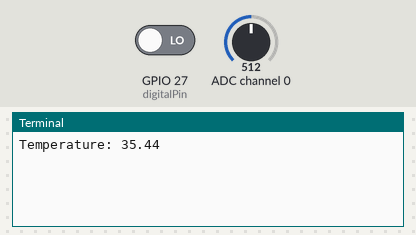
A program run on a simulated Raspberry Pi (BCM pin numbers). Shown: the last lines printed to the terminal. The test bench sets the inputs (shaded band); at power-on: ADC channel 0 = 512, GPIO 27 (digitalPin) LOW (analog values on the 0–1023 scale).

Above: at 1.2 s.
1.3 s: ADC channel 0 set to 716
At 2.2 s:
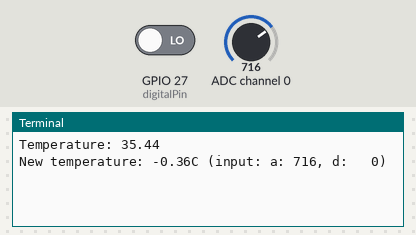
2.8 s: ADC channel 0 set to 0
At 3.4 s:
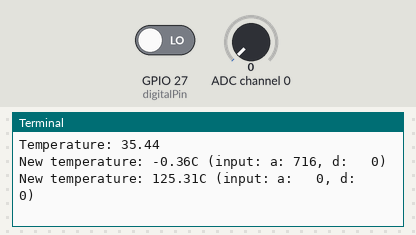
4.3 s: ADC channel 0 set to 18
At 4.6 s:
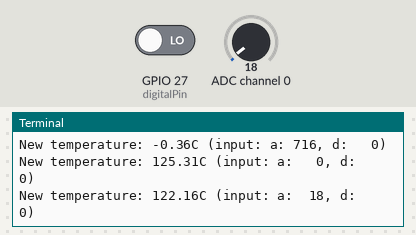

The program:

ky028.py
```python
#!/usr/bin/env python
# -*- coding: utf-8 -*-
'''
needs spidev installed
http://www.raspberrypi-spy.co.uk/2014/08/enabling-the-spi-interface-on-the-raspberry-pi/
'''
import sys

import RPi.GPIO as GPIO
import time
import spidev

analogPin = 0 # A0 connected to A0
digitalPin = 27 # D0 connected to A1 - not needed

spi = spidev.SpiDev()
spi.open(0,0)

GPIO.setwarnings(False)
GPIO.setmode(GPIO.BCM)
GPIO.setup(digitalPin, GPIO.IN, pull_up_down=GPIO.PUD_DOWN)

def readadc(adcnum):
	# read SPI data from MCP3004 chip, 4 possible adc’s (0 thru 3)
	if ((adcnum > 3) or (adcnum < 0)):
		return-1
	r = spi.xfer2([1,8+adcnum <<4,0])
	#print(r)
	adcout = ((r[1] &3) <<8)+r[2]
	return adcout

tolerance = 0.5 # degrees
value = readadc(analogPin)
# calibrate the formula with a termometer
lasttemp = 125.315 - 0.175529 * value # formula made through Wolfram Alpha: 'linear function (0,125);(720,0);(1023,-55)', where (readvalue, temperature)
print('Temperature: %5.2f' % lasttemp)
while True:
	value = readadc(analogPin)
	digital = GPIO.input(digitalPin)
	temp = 125.315 - 0.175529 * value
	if ((temp > lasttemp + tolerance) or (temp < lasttemp - tolerance)): # if temperature changed more than the tolerance
		print('New temperature: %5.2fC (input: a: %3d, d: %3d)' % (temp, value, digital))
		lasttemp = temp
	time.sleep(0.1)

print('done.')
```

Measured:
- after the input at 1.3 s, the terminal: prints a new line at once (image 1)
- after the input at 2.8 s, the terminal: prints a new line at once (image 2)
- after the input at 4.3 s, the terminal: prints a new line at once (image 3)
